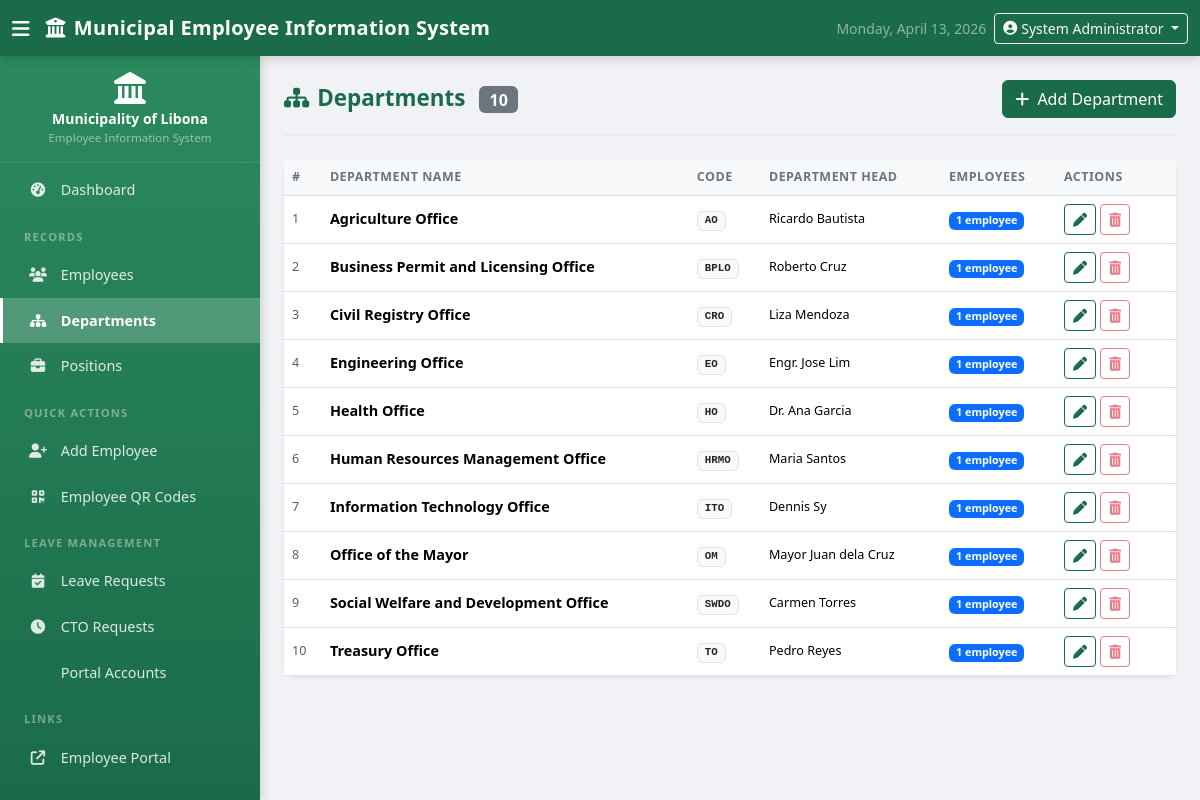
The page /departments/index.php (signed in) on the database its author committed.
### tables this page shows
CREATE TABLE IF NOT EXISTS `departments` (
  `id`          INT(11)      NOT NULL AUTO_INCREMENT,
  `name`        VARCHAR(150) NOT NULL,
  `code`        VARCHAR(20)  NOT NULL,
  `description` TEXT,
  `head_name`   VARCHAR(100) DEFAULT NULL,
  `created_at`  TIMESTAMP    NOT NULL DEFAULT CURRENT_TIMESTAMP,
  `updated_at`  TIMESTAMP    NOT NULL DEFAULT CURRENT_TIMESTAMP ON UPDATE CURRENT_TIMESTAMP,
  PRIMARY KEY (`id`),
  UNIQUE KEY `uq_code` (`code`)
);

### config/config.php (called while the page is built, shortened)
<?php
function e(?string $str): string {
    return htmlspecialchars((string)$str, ENT_QUOTES | ENT_SUBSTITUTE, 'UTF-8');
}

### departments/index.php (the view, shortened to what this page needs)
<?php
require_once __DIR__ . '/../config/config.php';
$db = getDB();
$departments = $db->query(
    "SELECT d.*, COUNT(e.id) AS employee_count
     FROM departments d
     LEFT JOIN employees e ON e.department_id = d.id
     GROUP BY d.id
     ORDER BY d.name"
)->fetchAll();
require_once __DIR__ . '/../includes/header.php';
?>
<div class="page-header">
    <h2><i class="fas fa-sitemap me-2"></i>Departments
        <span class="badge bg-secondary ms-2 fs-6"><?= count($departments) ?></span>
    </h2>
    <a href="<?= BASE_URL ?>/departments/add.php" class="btn btn-primary no-print">
        <i class="fas fa-plus me-1"></i> Add Department
    </a>
</div>
<div class="card shadow-sm">
    <div class="card-body p-0">
        <div class="table-responsive">
            <table class="table table-hover mb-0">
                <thead>
                    <tr>
                        <th>#</th>
                        <th>Department Name</th>
                        <th>Code</th>
                        <th>Department Head</th>
                        <th>Employees</th>
                        <th class="no-print" style="width:120px">Actions</th>
                    </tr>
                </thead>
                <tbody>
                <?php if (empty($departments)): ?>
                <tr>
                    <td colspan="6" class="text-center text-muted py-4">
                        No departments yet. <a href="<?= BASE_URL ?>/departments/add.php">Add one →</a>
                    </td>
                </tr>
                <?php else: ?>
                <?php foreach ($departments as $i => $dept): ?>
                <tr>
                    <td class="text-muted small align-middle"><?= $i + 1 ?></td>
                    <td class="fw-semibold align-middle"><?= e($dept['name']) ?></td>
                    <td class="align-middle">
                        <span class="badge bg-light text-dark border font-monospace">
                            <?= e($dept['code']) ?>
                        </span>
                    </td>
                    <td class="small align-middle"><?= e($dept['head_name'] ?? '—') ?></td>
                    <td class="align-middle">
                        <a href="<?= BASE_URL ?>/employees/index.php?dept=<?= $dept['id'] ?>"
                           class="badge bg-primary text-decoration-none">
                            <?= $dept['employee_count'] ?> employee<?= $dept['employee_count'] != 1 ? 's' : '' ?>
                        </a>
                    </td>
                    <td class="align-middle no-print">
                        <div class="d-flex gap-1">
                            <a href="<?= BASE_URL ?>/departments/edit.php?id=<?= $dept['id'] ?>"
                               class="btn btn-sm btn-outline-primary" title="Edit">
                                <i class="fas fa-pen"></i>
                            </a>
                            <form method="POST"
                                  action="<?= BASE_URL ?>/departments/delete.php"
                                  class="form-delete d-inline">
                                <button type="submit" class="btn btn-sm btn-outline-danger"
                                        title="Delete"
                                        <?= $dept['employee_count'] > 0 ? 'disabled title="Cannot delete: has employees"' : '' ?>>
                                    <i class="fas fa-trash-alt"></i>
                                </button>
                            </form>
                        </div>
                    </td>
                </tr>
                <?php endforeach; ?>
                <?php endif; ?>
                </tbody>
            </table>
        </div>
    </div>
</div>
<?php require_once __DIR__ . '/../includes/footer.php'; ?>

### assets/css/style.css (style rules this page uses)
:root { --sidebar-width : 260px; --navbar-height : 56px; --primary : #1a6b4a; --primary-dark : #0f4530; --primary-mid : #2c8a5e; --accent : #3fbf7f; --sidebar-text : rgba(255,255,255,.85); --radius : 12px; }
body { font-family : 'Segoe UI', Tahoma, Geneva, Verdana, sans-serif; background-color: #f0f2f5; color : #333; }
.card { border : none; border-radius: var(--radius); box-shadow : 0 2px 12px rgba(0,0,0,.07); }
.table { font-size: .9rem; }
.table thead th { font-size : .78rem; font-weight : 700; text-transform: uppercase; letter-spacing: .5px; color : #6c757d; background : #f8f9fa; border-bottom-width: 1px; }
.table tbody tr { transition: background-color .15s; }
.btn-primary { background-color: var(--primary); border-color: var(--primary); }
.btn-outline-primary { color: var(--primary); border-color: var(--primary); }
.page-header { display : flex; align-items : center; justify-content: space-between; margin-bottom : 1.5rem; padding-bottom : 1rem; border-bottom : 2px solid #e9ecef; }
.page-header h2 { font-size : 1.4rem; font-weight: 700; color : var(--primary); margin : 0; }

### rows shown on the page
departments: name "Agriculture Office", code "AO", head_name "Ricardo Bautista", employee_count "1"
departments: name "Business Permit and Licensing Office", code "BPLO", head_name "Roberto Cruz", employee_count "1"
departments: name "Civil Registry Office", code "CRO", head_name "Liza Mendoza", employee_count "1"
departments: name "Engineering Office", code "EO", head_name "Engr. Jose Lim", employee_count "1"
departments: name "Health Office", code "HO", head_name "Dr. Ana Garcia", employee_count "1"
departments: name "Human Resources Management Office", code "HRMO", head_name "Maria Santos", employee_count "1"
departments: name "Information Technology Office", code "ITO", head_name "Dennis Sy", employee_count "1"
departments: name "Office of the Mayor", code "OM", head_name "Mayor Juan dela Cruz", employee_count "1"
departments: name "Social Welfare and Development Office", code "SWDO", head_name "Carmen Torres", employee_count "1"
departments: name "Treasury Office", code "TO", head_name "Pedro Reyes", employee_count "1"

### other values the page prints
APP_NAME "Municipal Employee Information System"
$_SESSION['full_name'] "System Administrator"
MUNICIPALITY "Municipality of Libona"
count($departments) "10"
